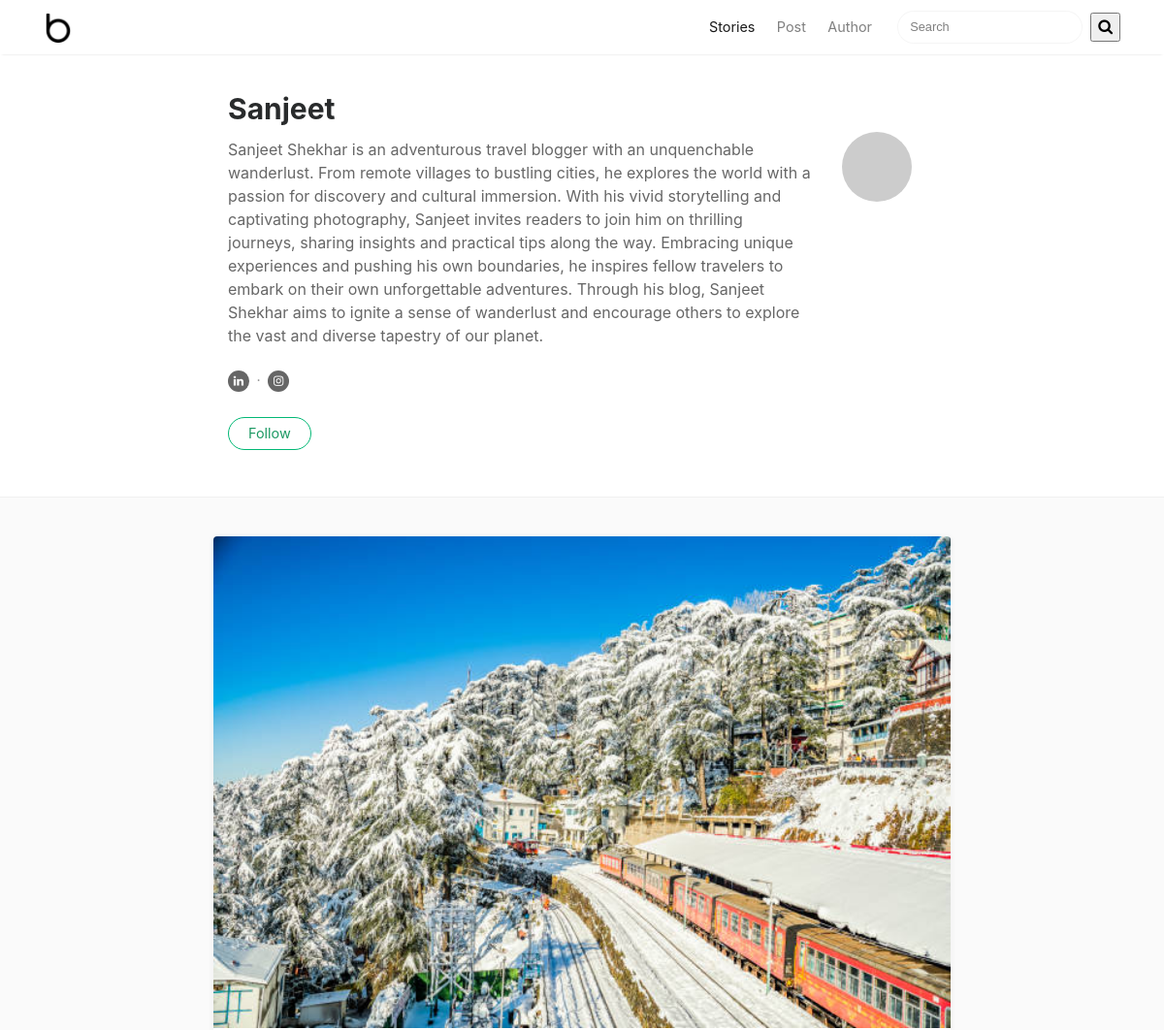
Page /author (upper part) on the earlier database version.
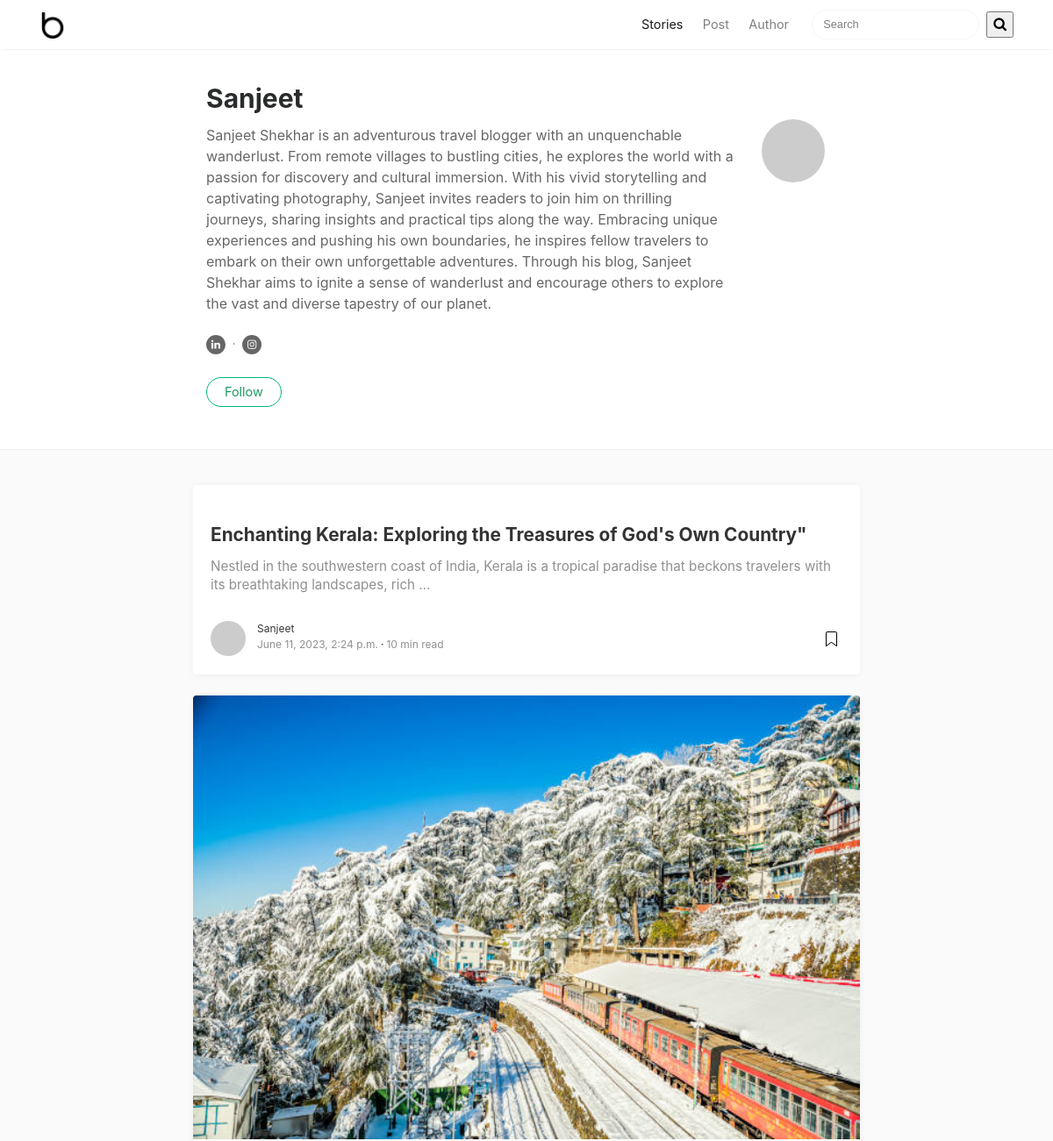
Same page on the later database version.
### posts/models.py (models this page shows)
class Post(models.Model):
    title = models.CharField(max_length=100)
    body = models.CharField(max_length=1000000)
    created_At = models.DateTimeField(default=datetime.now, blank=True)
    post_read = models.IntegerField()
    post_img = models.ImageField(upload_to="BlogPostImg")

### posts/views.py (the view)
# urls.py: path('author', views.author, name='author'),
def author(request):
    posts = Post.objects.all()
    return render(request, 'author.html', {'posts': posts})

### templates/author.html (shortened to what this page needs)
{% load static %}
<!DOCTYPE html>
<html lang="en">
<head>
<link href="{% static 'assets/css/bootstrap.min.css' %}" rel="stylesheet">
<link href="https://maxcdn.bootstrapcdn.com/font-awesome/4.7.0/css/font-awesome.min.css" rel="stylesheet">
<link href="{% static 'assets/css/mediumish.css' %}" rel="stylesheet">
</head>
<body>
<nav class="navbar navbar-toggleable-md navbar-light bg-white fixed-top mediumnavigation">
<div class="container">
	<a class="navbar-brand" href="/">
	<img src="{% static 'assets/img/logo.png' %}" alt="logo">
	</a>
	<div class="collapse navbar-collapse" id="navbarsExampleDefault">
		<ul class="navbar-nav ml-auto">
			<li class="nav-item active">
			<a class="nav-link" href="/">Stories <span class="sr-only">(current)</span></a>
			</li>
			<li class="nav-item">
			<a class="nav-link" href="/">Post</a>
			</li>
			<li class="nav-item">
			<a class="nav-link" href="/author">Author</a>
			</li>
		</ul>
		<form class="form-inline my-2 my-lg-0", action="search">
			<input class="form-control mr-sm-2" type="text" placeholder="Search" name="query">
			<button type="submit"><i class="fa fa-search"></i></button>
		</form>
	</div>
</div>
</nav>
<div class="container">
	<div class="row">
		<div class="col-md-2"></div>
		<div class="col-md-8 col-md-offset-2">
			<div class="mainheading">
				<div class="row post-top-meta authorpage">
					<div class="col-md-10 col-xs-12">
						<h1>Sanjeet</h1>
						<span class="author-description">Sanjeet Shekhar is an adventurous travel blogger with an unquenchable wanderlust. From remote villages to bustling cities, he explores the world with a passion for discovery and cultural immersion. With his vivid storytelling and captivating photography, Sanjeet invites readers to join him on thrilling journeys, sharing insights and practical tips along the way. Embracing unique experiences and pushing his own boundaries, he inspires fellow travelers to embark on their own unforgettable adventures. Through his blog, Sanjeet Shekhar aims to ignite a sense of wanderlust and encourage others to explore the vast and diverse tapestry of our planet.</span>
						<div class="sociallinks"><a  target="_blank" href="https://www.linkedin.com/in/sanjeet-shekhar-1835b2171"><i class="fa fa-linkedin"></i></a> <span class="dot"></span> <a target="_blank" href="https://plus.google.com/s/wowthemesnet/top"><i class="fa fa-instagram"></i></a></div>
						<a target="_blank" href="https://twitter.com/_s_a_n_j_e_e_t_" class="btn follow">Follow</a>
					</div>
					<div class="col-md-2 col-xs-12">
						<img class="author-thumb" src="https://www.gravatar.com/avatar/e56154546cf4be74e393c62d1ae9f9d4?s=250&amp;d=mm&amp;r=x" alt="Sal">
					</div>
				</div>
			</div>
		</div>
	</div>
</div>
<div class="graybg authorpage">
	<div class="container">
		<div class="listrecent listrelated">
			{% for post in posts reversed %}
		    <div class="authorpostbox">
					<div class="card">
		        <a href="/author">
		        <img class="img-fluid img-thumb" src="{{post.post_img.url}}" alt="">
		        </a>
		        <div class="card-block">
		          <h2 class="card-title"><a href="/post/{{post.id}}">{{post.title}}</a></h2>
              <h4 class="card-text">{{post.body|truncatewords:20}}</h4>
              <div class="metafooter">
		            <div class="wrapfooter">
		              <span class="meta-footer-thumb">
		              <a href="author.html"><img class="author-thumb" src="https://www.gravatar.com/avatar/e56154546cf4be74e393c62d1ae9f9d4?s=250&amp;d=mm&amp;r=x" alt="Sal"></a>
		              </span>
		              <span class="author-meta">
		              <span class="post-name"><a href="/author">Sanjeet</a></span><br/>
		              <span class="post-date">{{post.created_At}}</span><span class="dot"></span><span class="post-read">{{post.post_read}} min read</span>
		              </span>
		              <span class="post-read-more"><a href="/post/{{post.id}}" title="Read Story"></a></span>
		            </div>
		          </div>
		        </div>
					</div>
		    </div>
				{% endfor %}
		</div>
	</div>
</div>
</body>
</html>

Differences in the rows shown:
added Post: title "Enchanting Kerala: Exploring the Treasures of God's Own Country\"", body "Nestled in the southwestern coast of India, Kerala is a tropical paradise that beckons travelers with its breathtaking landscapes, rich …", created_At "June 11, 2023, 2:24 p.m.", post_read "10"
